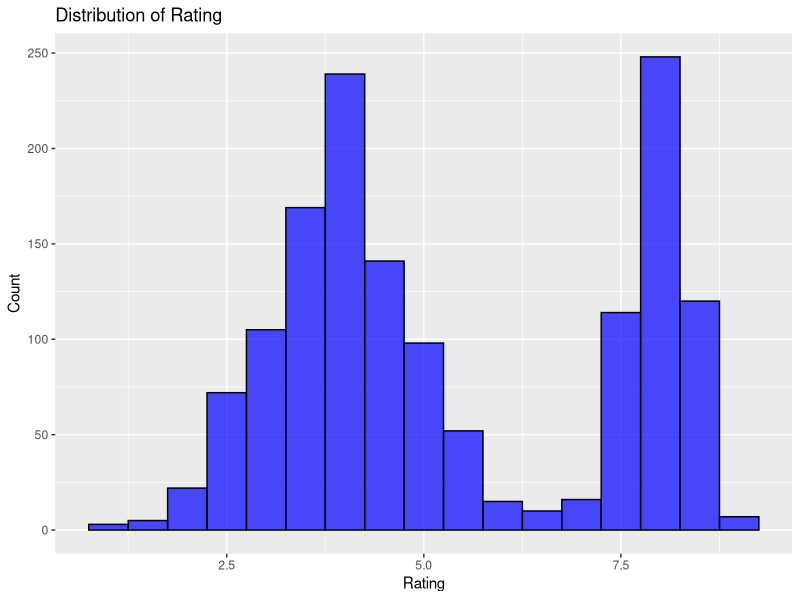
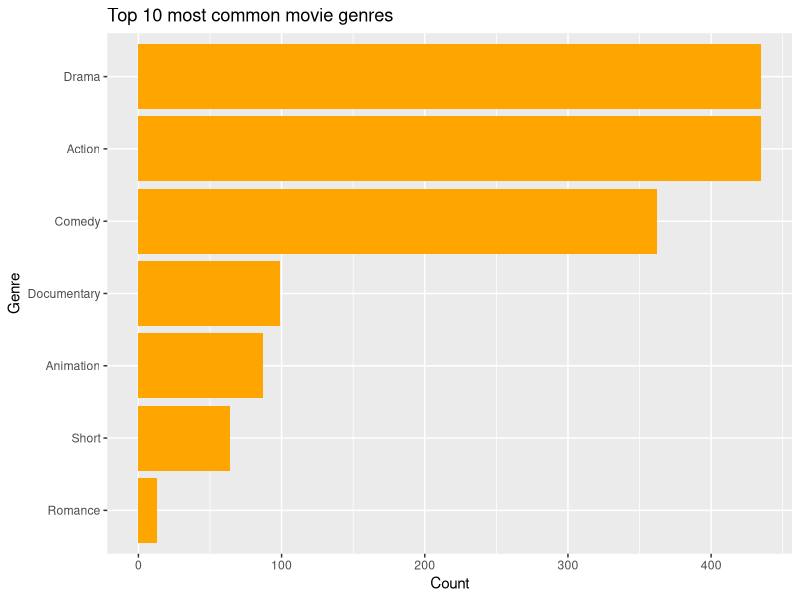
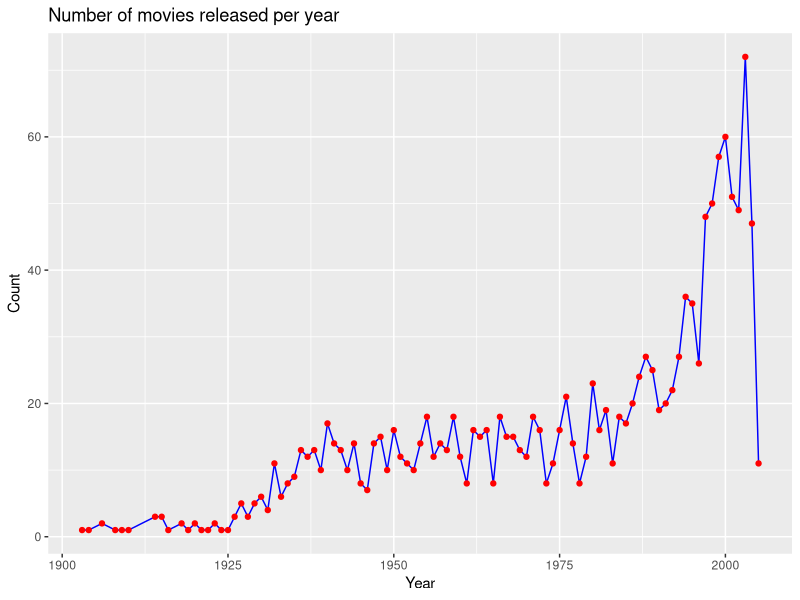
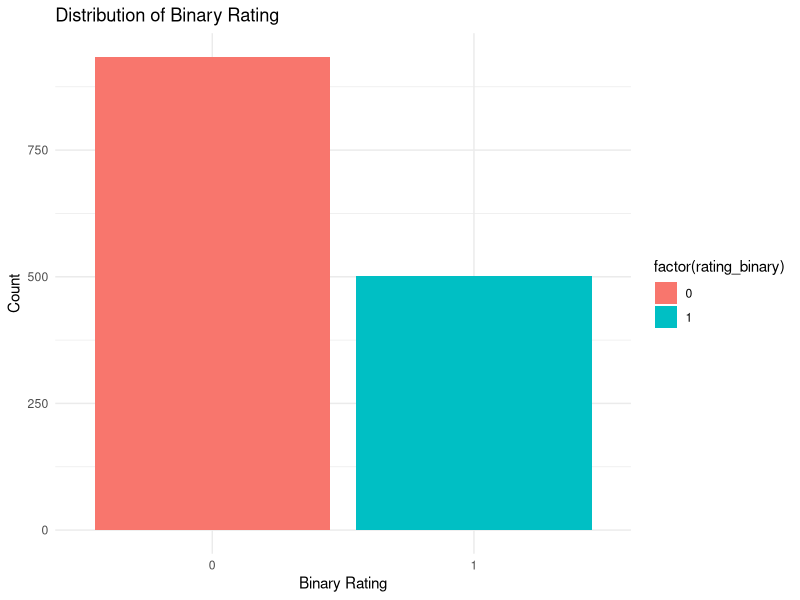
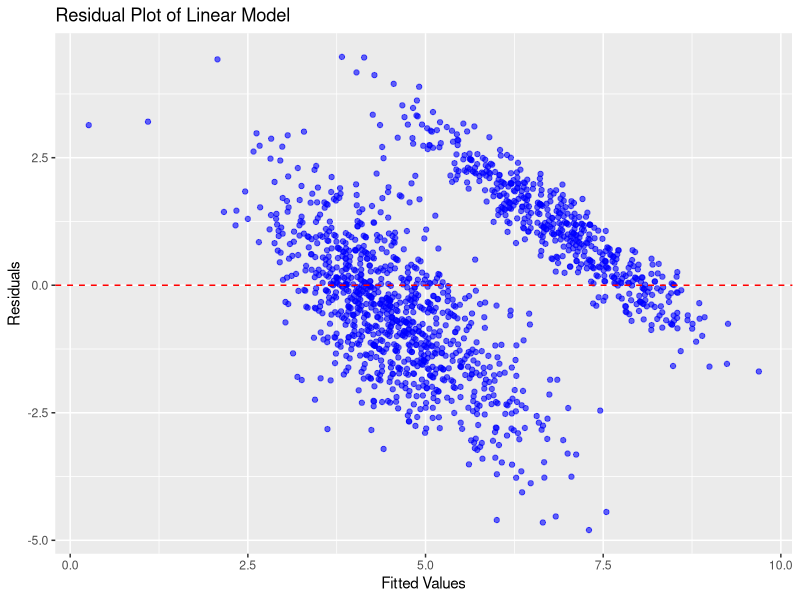
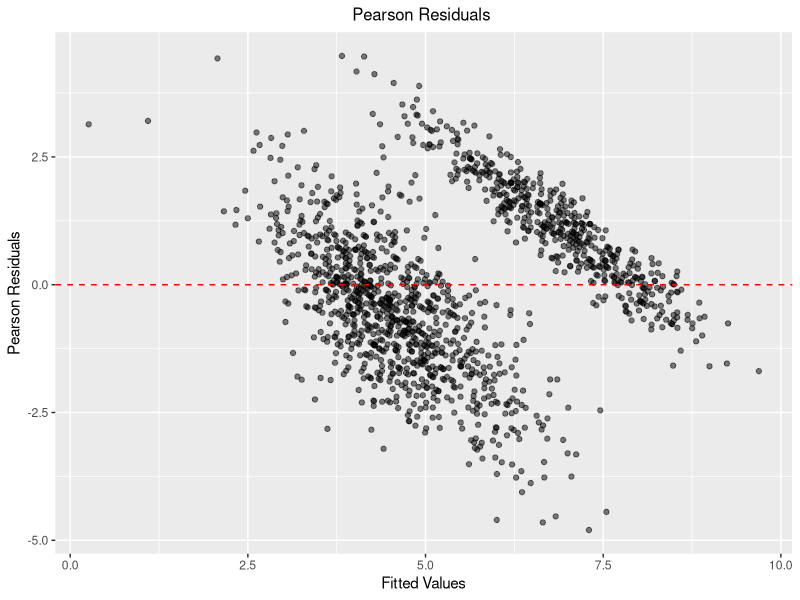
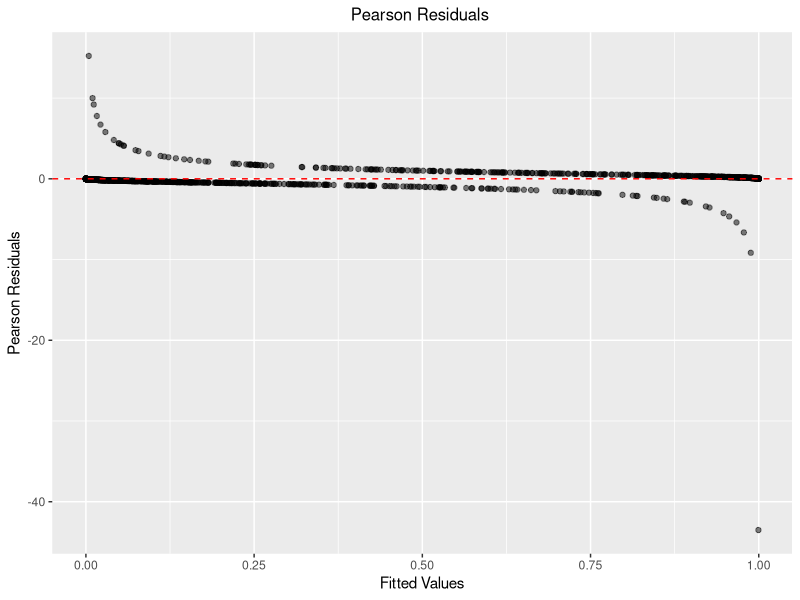
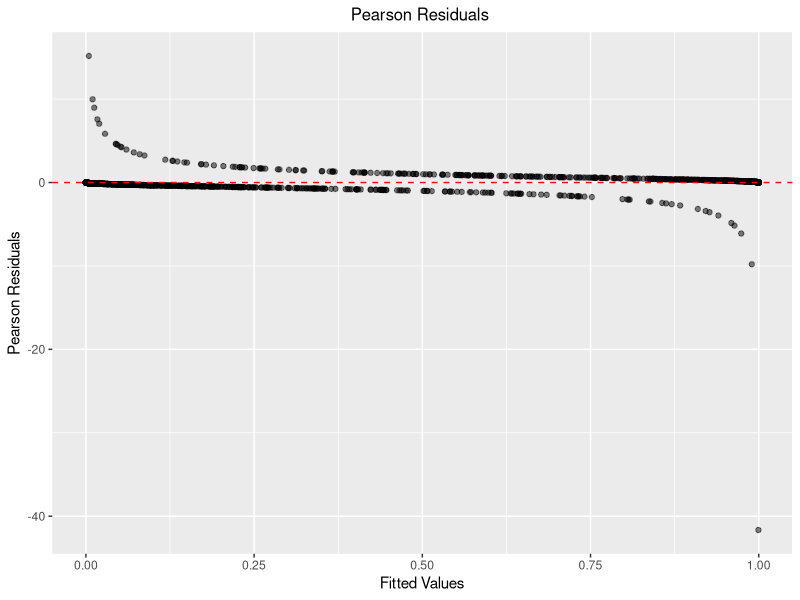

The R source for these figures, in order:
## ---- chunk 1
library(tidyverse)
library(ggplot2)
library(lmtest)
library(gridExtra)
## ---- chunk 2
data <- read.csv("dataset10.csv")
str(data)
summary(data)
## ---- chunk 3
data1 <- na.omit(data)
## ---- chunk 4
#| label: fig-histogram
#| fig-cap: Distribution of Rating
#| fig-align: center
ggplot(data1, aes(x = rating)) +
  geom_histogram(binwidth = 0.5, fill = "blue", color = "black", alpha = 0.7) +
  labs(title = "Distribution of Rating", x = "Rating", y = "Count")
## ---- chunk 5
#| label: fig-top
#| fig-cap: Top 10 most common movie genres
#| fig-align: center
genre_count <- data %>%
  separate_rows(genre, sep = "\\|") %>%
  count(genre, sort = TRUE) %>%
  head(10)

ggplot(genre_count, aes(x = reorder(genre, n), y = n)) +
  geom_bar(stat = "identity", fill = "orange") +
  coord_flip() +
  labs(title = "Top 10 most common movie genres", x = "Genre", y = "Count")
## ---- chunk 6
#| label: fig-timeseries
#| fig-cap: Number of movies released per year
#| fig-align: center
movies_per_year <- data %>%
  group_by(year) %>%
  summarize(count = n())

ggplot(movies_per_year, aes(x = year, y = count)) +
  geom_line(color = "blue") +
  geom_point(color = "red") +
  labs(title = "Number of movies released per year", x = "Year", y = "Count")
## ---- chunk 7
#| label: fig-binary
#| fig-cap: Distribution of Binary Rating
#| fig-align: center
data1$rating_binary <- ifelse(data1$rating >= 7, 1, 0)

ggplot(data1, aes(x = factor(rating_binary), fill = factor(rating_binary))) +
  geom_bar() +
  theme_minimal() +
  labs(title = "Distribution of Binary Rating", x = "Binary Rating", y = "Count")
## ---- chunk 8
#x-min/max-min standard methods
min_max_norm=function(x){
  return((x-min(x))/(max(x)-min(x)))
}
#standardize
data1[,2:5]=lapply(data1[,2:5],min_max_norm)
## ---- chunk 9
data1$genre_num <- as.factor(data1$genre)
model1 <- lm(rating ~ year+length + budget + votes + genre_num, data = data1)
summary(model1)
## ---- chunk 10
#| label: fig-redidual
#| fig-cap: Residual Plot of Linear Model
#| fig-align: center
ggplot(data1, aes(x = model1$fitted.values, y = model1$residuals)) +
  geom_point(color = "blue", alpha = 0.6) +
  geom_hline(yintercept = 0, linetype = "dashed", color = "red") +
  labs(title = "Residual Plot of Linear Model", x = "Fitted Values", y = "Residuals")
## ---- chunk 11
model2 <- glm(rating_binary ~ year + length + budget + votes + genre_num, data = data1, family = binomial)
summary(model2)
## ---- chunk 12
model3<-glm(rating_binary ~ length + budget + votes + genre_num, data = data1, family = binomial)
summary(model3)
## ---- chunk 13
AIC(model2, model3)
BIC(model2, model3)
## ---- chunk 14
wald_test1 <- coeftest(model2)
wald_test1
## ---- chunk 15
wald_test2 <- coeftest(model3)
wald_test2
## ---- chunk 16

# Function to plot residuals
plot_residuals <- function(model, model_name) {
  residuals_data <- data.frame(
    Fitted_Values = fitted(model),
    Pearson_Residuals = residuals(model, type = "pearson"),
    Deviance_Residuals = residuals(model, type = "deviance")
  )
  
  # Pearson Residuals Plot
ggplot(residuals_data, aes(x = Fitted_Values, y = Pearson_Residuals)) +
    geom_point(alpha = 0.5) +
    geom_hline(yintercept = 0, linetype = "dashed", color = "red") +
    labs(title = "Pearson Residuals ", x = "Fitted Values", y = "Pearson Residuals") +
    theme(plot.title = element_text(size = 12, hjust = 0.5))

}
## ---- chunk 17
#| label: fig-model1
#| fig-cap: "Pearson Residuals(model1)"
#| fig-align: center
# Generate residual plots for Model 1, 2, and 3
plot_residuals(model1, "Model 1")
## ---- chunk 18
#| label: fig-model2
#| fig-cap: "Pearson Residuals(model2)"
#| fig-align: center
plot_residuals(model2, "Model 2")
## ---- chunk 19
#| label: fig-model3
#| fig-cap: "Pearson Residuals(model3)"
#| fig-align: center
plot_residuals(model3, "Model 3")
## ---- chunk 20
#| label: fig-predict
#| fig-cap: "Predicted Probabilities of Binary Rating"
#| fig-align: center
data1$predicted_probs <- predict(model2, type = "response")
ggplot(data1, aes(x = predicted_probs, fill = factor(rating_binary))) +
  geom_histogram(binwidth = 0.05, alpha = 0.7, position = "identity") +
  labs(title = "Predicted Probabilities of Binary Rating", x = "Predicted Probability", y = "Count")
